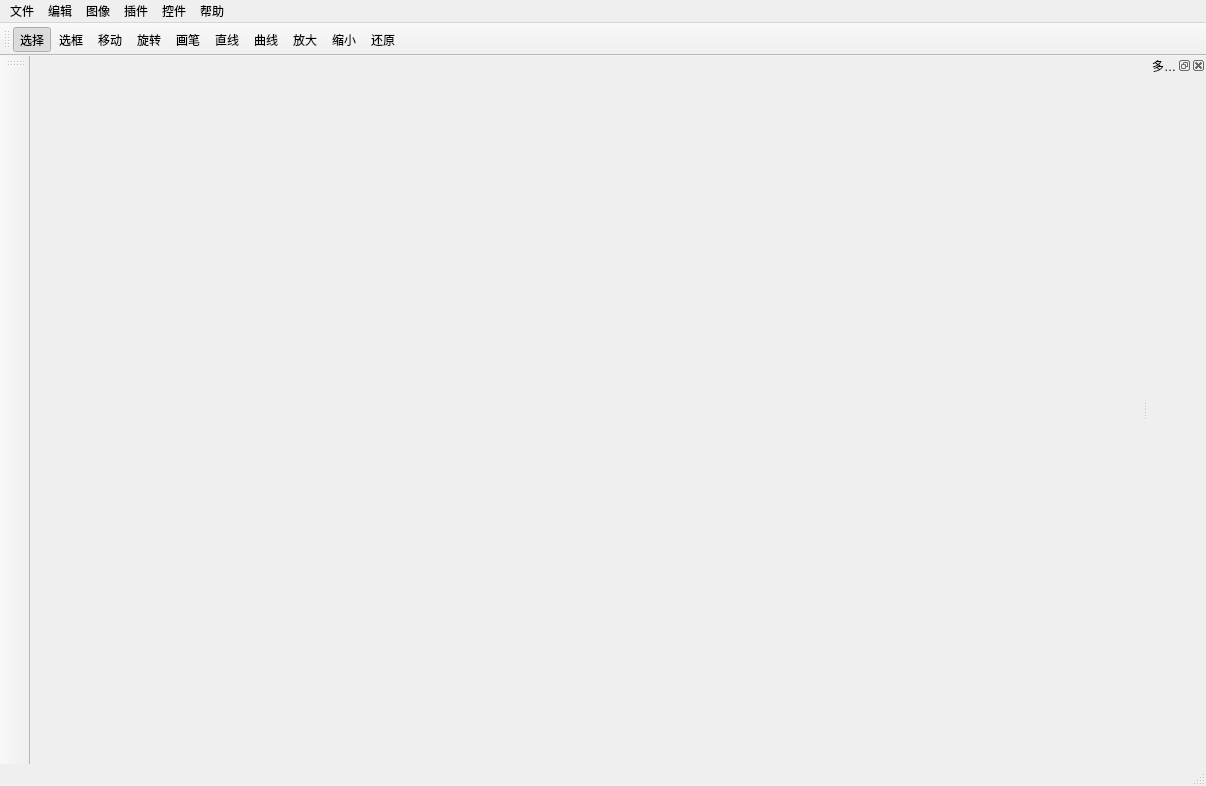
<?xml version="1.0" encoding="UTF-8"?>
<ui version="4.0">
 <class>MainWindow</class>
 <widget class="QMainWindow" name="MainWindow">
  <property name="geometry">
   <rect>
    <x>0</x>
    <y>0</y>
    <width>1206</width>
    <height>786</height>
   </rect>
  </property>
  <property name="acceptDrops">
   <bool>true</bool>
  </property>
  <property name="windowTitle">
   <string>MainWindow</string>
  </property>
  <widget class="QWidget" name="centralWidget"/>
  <widget class="QMenuBar" name="menuBar">
   <property name="geometry">
    <rect>
     <x>0</x>
     <y>0</y>
     <width>1206</width>
     <height>24</height>
    </rect>
   </property>
   <property name="toolTip">
    <string>菜单</string>
   </property>
   <widget class="QMenu" name="menu">
    <property name="title">
     <string>文件</string>
    </property>
    <addaction name="actionNewImage"/>
    <addaction name="actionNew"/>
    <addaction name="actionOpen"/>
    <addaction name="actionSave"/>
    <addaction name="actionSaveAs"/>
    <addaction name="actionSaveLabel"/>
    <addaction name="separator"/>
    <addaction name="actionClose"/>
   </widget>
   <widget class="QMenu" name="menu_2">
    <property name="title">
     <string>图像</string>
    </property>
    <widget class="QMenu" name="menuLineStyle">
     <property name="title">
      <string>线条样式</string>
     </property>
     <addaction name="actionCurveLine"/>
     <addaction name="actionPolyLine"/>
    </widget>
    <addaction name="actionCanvasSize"/>
    <addaction name="actionShapeSize"/>
    <addaction name="separator"/>
    <addaction name="actionAntialiasing"/>
    <addaction name="separator"/>
    <addaction name="menuLineStyle"/>
   </widget>
   <widget class="QMenu" name="menu_3">
    <property name="title">
     <string>插件</string>
    </property>
    <addaction name="actionReloadPlugon"/>
    <addaction name="actionLoadExPlugin"/>
   </widget>
   <widget class="QMenu" name="menuEdit">
    <property name="title">
     <string>编辑</string>
    </property>
    <addaction name="actionSelectAll"/>
    <addaction name="actionCopy"/>
    <addaction name="actionPaste"/>
    <addaction name="actionCut"/>
    <addaction name="separator"/>
    <addaction name="actionUndo"/>
    <addaction name="actionRedo"/>
    <addaction name="separator"/>
    <addaction name="actionGroup"/>
    <addaction name="actionForceGroup"/>
    <addaction name="actionBreakUp"/>
    <addaction name="actionDelete"/>
   </widget>
   <widget class="QMenu" name="menuTools">
    <property name="title">
     <string>控件</string>
    </property>
   </widget>
   <widget class="QMenu" name="menuHelp">
    <property name="title">
     <string>帮助</string>
    </property>
    <addaction name="actionAbout"/>
   </widget>
   <addaction name="menu"/>
   <addaction name="menuEdit"/>
   <addaction name="menu_2"/>
   <addaction name="menu_3"/>
   <addaction name="menuTools"/>
   <addaction name="menuHelp"/>
  </widget>
  <widget class="QToolBar" name="mainToolBar">
   <property name="windowTitle">
    <string>工具栏</string>
   </property>
   <property name="toolTip">
    <string>工具栏</string>
   </property>
   <attribute name="toolBarArea">
    <enum>TopToolBarArea</enum>
   </attribute>
   <attribute name="toolBarBreak">
    <bool>false</bool>
   </attribute>
   <addaction name="actionChoose"/>
   <addaction name="actionMarquee"/>
   <addaction name="actionMove"/>
   <addaction name="actionRotate"/>
   <addaction name="actionPen"/>
   <addaction name="actionPolyLine"/>
   <addaction name="actionCurveLine"/>
   <addaction name="actionZoomIn"/>
   <addaction name="actionZoomOut"/>
   <addaction name="actionResume"/>
  </widget>
  <widget class="QStatusBar" name="statusBar"/>
  <widget class="QToolBar" name="shapeBar">
   <property name="minimumSize">
    <size>
     <width>30</width>
     <height>0</height>
    </size>
   </property>
   <property name="acceptDrops">
    <bool>true</bool>
   </property>
   <property name="windowTitle">
    <string>插件栏</string>
   </property>
   <property name="toolTip">
    <string>插件</string>
   </property>
   <property name="allowedAreas">
    <set>Qt::AllToolBarAreas</set>
   </property>
   <property name="orientation">
    <enum>Qt::Vertical</enum>
   </property>
   <attribute name="toolBarArea">
    <enum>LeftToolBarArea</enum>
   </attribute>
   <attribute name="toolBarBreak">
    <bool>false</bool>
   </attribute>
  </widget>
  <widget class="QDockWidget" name="shapesDock">
   <property name="enabled">
    <bool>true</bool>
   </property>
   <property name="sizePolicy">
    <sizepolicy hsizetype="Minimum" vsizetype="Minimum">
     <horstretch>0</horstretch>
     <verstretch>0</verstretch>
    </sizepolicy>
   </property>
   <property name="maximumSize">
    <size>
     <width>524287</width>
     <height>524287</height>
    </size>
   </property>
   <property name="toolTip">
    <string>形状</string>
   </property>
   <property name="statusTip">
    <string/>
   </property>
   <property name="floating">
    <bool>false</bool>
   </property>
   <property name="allowedAreas">
    <set>Qt::AllDockWidgetAreas</set>
   </property>
   <property name="windowTitle">
    <string>多功能栏</string>
   </property>
   <attribute name="dockWidgetArea">
    <number>2</number>
   </attribute>
   <widget class="QWidget" name="dockWidgetContents">
    <layout class="QVBoxLayout" name="verticalLayout">
     <property name="spacing">
      <number>0</number>
     </property>
     <property name="leftMargin">
      <number>0</number>
     </property>
     <property name="topMargin">
      <number>0</number>
     </property>
     <property name="rightMargin">
      <number>0</number>
     </property>
     <property name="bottomMargin">
      <number>0</number>
     </property>
    </layout>
   </widget>
  </widget>
  <action name="actionPen">
   <property name="checkable">
    <bool>true</bool>
   </property>
   <property name="icon">
    <iconset resource="resourse.qrc">
     <normaloff>:/icon/pen.png</normaloff>:/icon/pen.png</iconset>
   </property>
   <property name="text">
    <string>画笔</string>
   </property>
   <property name="toolTip">
    <string>画笔</string>
   </property>
   <property name="shortcut">
    <string>5</string>
   </property>
  </action>
  <action name="actionOpen">
   <property name="text">
    <string>打开</string>
   </property>
   <property name="iconText">
    <string>打开</string>
   </property>
   <property name="shortcut">
    <string>Ctrl+O</string>
   </property>
  </action>
  <action name="actionNew">
   <property name="text">
    <string>新建矢量图</string>
   </property>
   <property name="shortcut">
    <string>Ctrl+Shift+N</string>
   </property>
  </action>
  <action name="actionClose">
   <property name="text">
    <string>关闭</string>
   </property>
   <property name="shortcut">
    <string>Ctrl+D</string>
   </property>
  </action>
  <action name="actionSave">
   <property name="text">
    <string>保存</string>
   </property>
   <property name="shortcut">
    <string>Ctrl+S</string>
   </property>
  </action>
  <action name="actionSaveAs">
   <property name="text">
    <string>另存为</string>
   </property>
   <property name="shortcut">
    <string>Ctrl+Shift+S</string>
   </property>
  </action>
  <action name="actionZoomIn">
   <property name="icon">
    <iconset resource="resourse.qrc">
     <normaloff>:/icon/zoomin.png</normaloff>:/icon/zoomin.png</iconset>
   </property>
   <property name="text">
    <string>放大</string>
   </property>
   <property name="toolTip">
    <string>放大</string>
   </property>
   <property name="shortcut">
    <string>Ctrl+=</string>
   </property>
  </action>
  <action name="actionZoomOut">
   <property name="icon">
    <iconset resource="resourse.qrc">
     <normaloff>:/icon/zoomout.png</normaloff>:/icon/zoomout.png</iconset>
   </property>
   <property name="text">
    <string>缩小</string>
   </property>
   <property name="toolTip">
    <string>缩小</string>
   </property>
   <property name="shortcut">
    <string>Ctrl+-</string>
   </property>
  </action>
  <action name="actionRotate">
   <property name="checkable">
    <bool>true</bool>
   </property>
   <property name="icon">
    <iconset resource="resourse.qrc">
     <normaloff>:/icon/undo.png</normaloff>:/icon/undo.png</iconset>
   </property>
   <property name="text">
    <string>旋转</string>
   </property>
   <property name="toolTip">
    <string>旋转</string>
   </property>
   <property name="shortcut">
    <string>4</string>
   </property>
  </action>
  <action name="actionRedo">
   <property name="icon">
    <iconset resource="resourse.qrc">
     <normaloff>:/icon/redo.png</normaloff>:/icon/redo.png</iconset>
   </property>
   <property name="text">
    <string>恢复</string>
   </property>
   <property name="toolTip">
    <string>恢复</string>
   </property>
   <property name="shortcut">
    <string>Ctrl+Y</string>
   </property>
  </action>
  <action name="actionChoose">
   <property name="checkable">
    <bool>true</bool>
   </property>
   <property name="checked">
    <bool>true</bool>
   </property>
   <property name="icon">
    <iconset resource="resourse.qrc">
     <normaloff>:/icon/cursor.png</normaloff>:/icon/cursor.png</iconset>
   </property>
   <property name="text">
    <string>选择</string>
   </property>
   <property name="toolTip">
    <string>选择</string>
   </property>
   <property name="shortcut">
    <string>1</string>
   </property>
  </action>
  <action name="actionMove">
   <property name="checkable">
    <bool>true</bool>
   </property>
   <property name="icon">
    <iconset resource="resourse.qrc">
     <normaloff>:/icon/hand.png</normaloff>:/icon/hand.png</iconset>
   </property>
   <property name="text">
    <string>移动</string>
   </property>
   <property name="toolTip">
    <string>移动</string>
   </property>
   <property name="shortcut">
    <string>3</string>
   </property>
  </action>
  <action name="actionResume">
   <property name="icon">
    <iconset resource="resourse.qrc">
     <normaloff>:/icon/zoomzero.png</normaloff>:/icon/zoomzero.png</iconset>
   </property>
   <property name="text">
    <string>还原</string>
   </property>
   <property name="toolTip">
    <string>还原</string>
   </property>
   <property name="shortcut">
    <string>0</string>
   </property>
  </action>
  <action name="actionCanvasSize">
   <property name="checkable">
    <bool>false</bool>
   </property>
   <property name="checked">
    <bool>false</bool>
   </property>
   <property name="text">
    <string>画布大小</string>
   </property>
   <property name="shortcut">
    <string>Ctrl+Alt+C</string>
   </property>
  </action>
  <action name="actionShapeSize">
   <property name="text">
    <string>图像大小</string>
   </property>
   <property name="shortcut">
    <string>Ctrl+Alt+I</string>
   </property>
  </action>
  <action name="actionBreakUp">
   <property name="text">
    <string>取消组合</string>
   </property>
   <property name="toolTip">
    <string>取消组合</string>
   </property>
   <property name="shortcut">
    <string>Ctrl+B</string>
   </property>
  </action>
  <action name="actionReloadPlugon">
   <property name="text">
    <string>重新加载插件</string>
   </property>
  </action>
  <action name="actionLoadExPlugin">
   <property name="text">
    <string>加载外部插件</string>
   </property>
  </action>
  <action name="actionAntialiasing">
   <property name="checkable">
    <bool>true</bool>
   </property>
   <property name="checked">
    <bool>true</bool>
   </property>
   <property name="text">
    <string>反走样</string>
   </property>
  </action>
  <action name="actionDelete">
   <property name="text">
    <string>删除</string>
   </property>
   <property name="toolTip">
    <string>删除</string>
   </property>
   <property name="shortcut">
    <string>Del</string>
   </property>
  </action>
  <action name="actionPaste">
   <property name="text">
    <string>粘贴</string>
   </property>
   <property name="shortcut">
    <string>Ctrl+V</string>
   </property>
  </action>
  <action name="actionCopy">
   <property name="text">
    <string>复制</string>
   </property>
   <property name="shortcut">
    <string>Ctrl+C</string>
   </property>
  </action>
  <action name="actionCut">
   <property name="text">
    <string>剪切</string>
   </property>
   <property name="shortcut">
    <string>Ctrl+X</string>
   </property>
  </action>
  <action name="actionGroup">
   <property name="text">
    <string>组合</string>
   </property>
   <property name="toolTip">
    <string>组合</string>
   </property>
   <property name="shortcut">
    <string>Ctrl+G</string>
   </property>
  </action>
  <action name="actionSelectAll">
   <property name="text">
    <string>全选</string>
   </property>
   <property name="shortcut">
    <string>Ctrl+A</string>
   </property>
  </action>
  <action name="actionPenColor">
   <property name="text">
    <string>线条颜色</string>
   </property>
   <property name="toolTip">
    <string>线条颜色</string>
   </property>
  </action>
  <action name="actionBrushColor">
   <property name="text">
    <string>填充颜色</string>
   </property>
   <property name="toolTip">
    <string>填充颜色</string>
   </property>
  </action>
  <action name="actionPenStyle">
   <property name="text">
    <string>线条设置</string>
   </property>
   <property name="toolTip">
    <string>线条设置</string>
   </property>
  </action>
  <action name="actionCurveLine">
   <property name="checkable">
    <bool>true</bool>
   </property>
   <property name="icon">
    <iconset resource="resourse.qrc">
     <normaloff>:/icon/Bezier.png</normaloff>:/icon/Bezier.png</iconset>
   </property>
   <property name="text">
    <string>曲线</string>
   </property>
  </action>
  <action name="actionPolyLine">
   <property name="checkable">
    <bool>true</bool>
   </property>
   <property name="checked">
    <bool>false</bool>
   </property>
   <property name="icon">
    <iconset resource="resourse.qrc">
     <normaloff>:/icon/PolyLine.png</normaloff>:/icon/PolyLine.png</iconset>
   </property>
   <property name="text">
    <string>直线</string>
   </property>
  </action>
  <action name="actionAbout">
   <property name="text">
    <string>关于&amp;VIPainter</string>
   </property>
  </action>
  <action name="actionUndo">
   <property name="text">
    <string>撤销</string>
   </property>
   <property name="toolTip">
    <string>撤销</string>
   </property>
   <property name="shortcut">
    <string>Ctrl+Z</string>
   </property>
  </action>
  <action name="actionForceGroup">
   <property name="text">
    <string>强组合</string>
   </property>
   <property name="toolTip">
    <string>强组合</string>
   </property>
   <property name="shortcut">
    <string>Ctrl+Alt+G</string>
   </property>
  </action>
  <action name="actionTest">
   <property name="text">
    <string>test</string>
   </property>
  </action>
  <action name="actionNewImage">
   <property name="text">
    <string>新建画图</string>
   </property>
   <property name="toolTip">
    <string>新建画图</string>
   </property>
   <property name="shortcut">
    <string>Ctrl+N</string>
   </property>
  </action>
  <action name="actionMarquee">
   <property name="checkable">
    <bool>true</bool>
   </property>
   <property name="icon">
    <iconset resource="resourse.qrc">
     <normaloff>:/icon/marquee.png</normaloff>:/icon/marquee.png</iconset>
   </property>
   <property name="text">
    <string>选框</string>
   </property>
   <property name="toolTip">
    <string>选框</string>
   </property>
   <property name="shortcut">
    <string>2</string>
   </property>
  </action>
  <action name="actionSaveLabel">
   <property name="text">
    <string>保存选择标记</string>
   </property>
   <property name="shortcut">
    <string>Alt+S</string>
   </property>
  </action>
 </widget>
 <layoutdefault spacing="6" margin="11"/>
 <resources>
  <include location="resourse.qrc"/>
 </resources>
 <connections/>
</ui>
